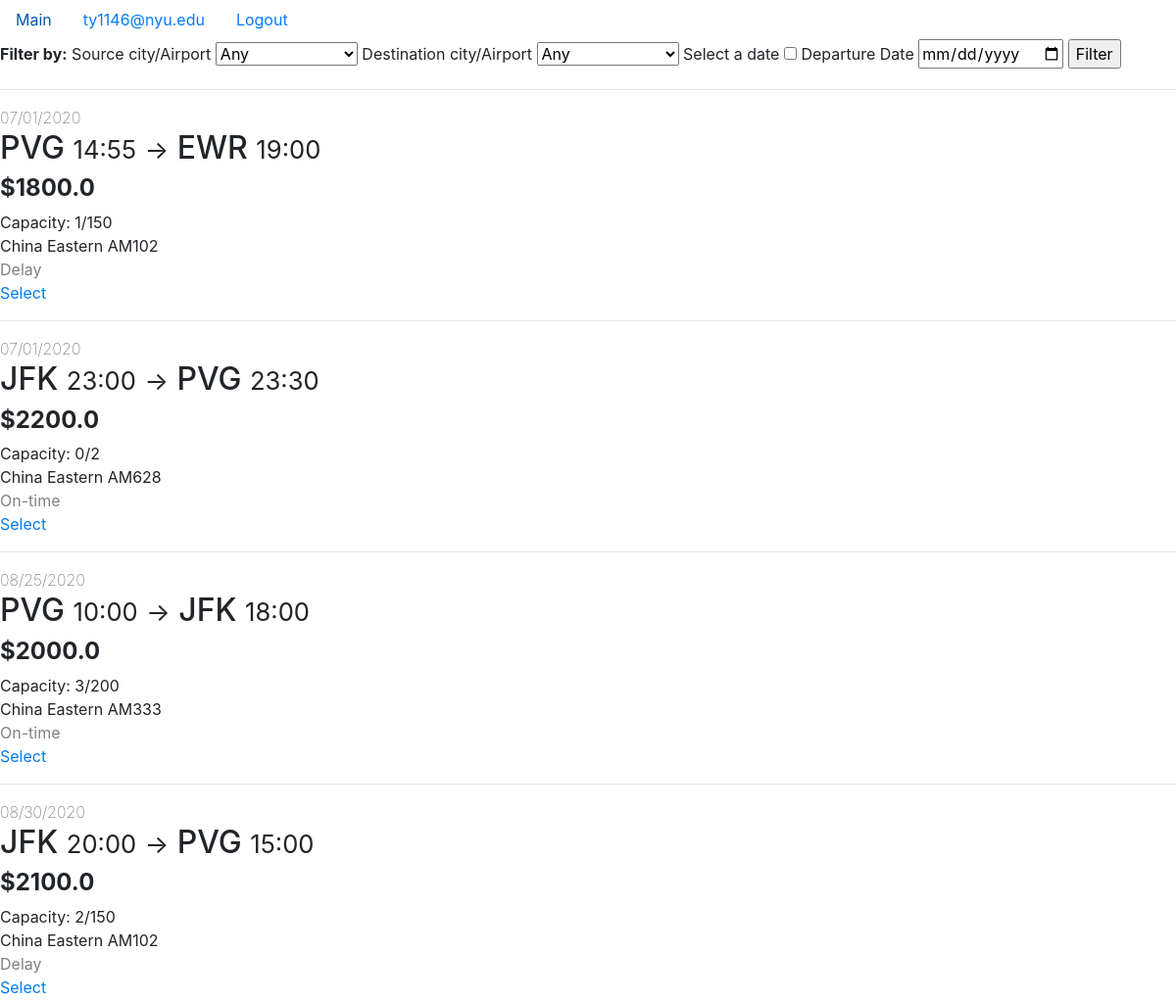
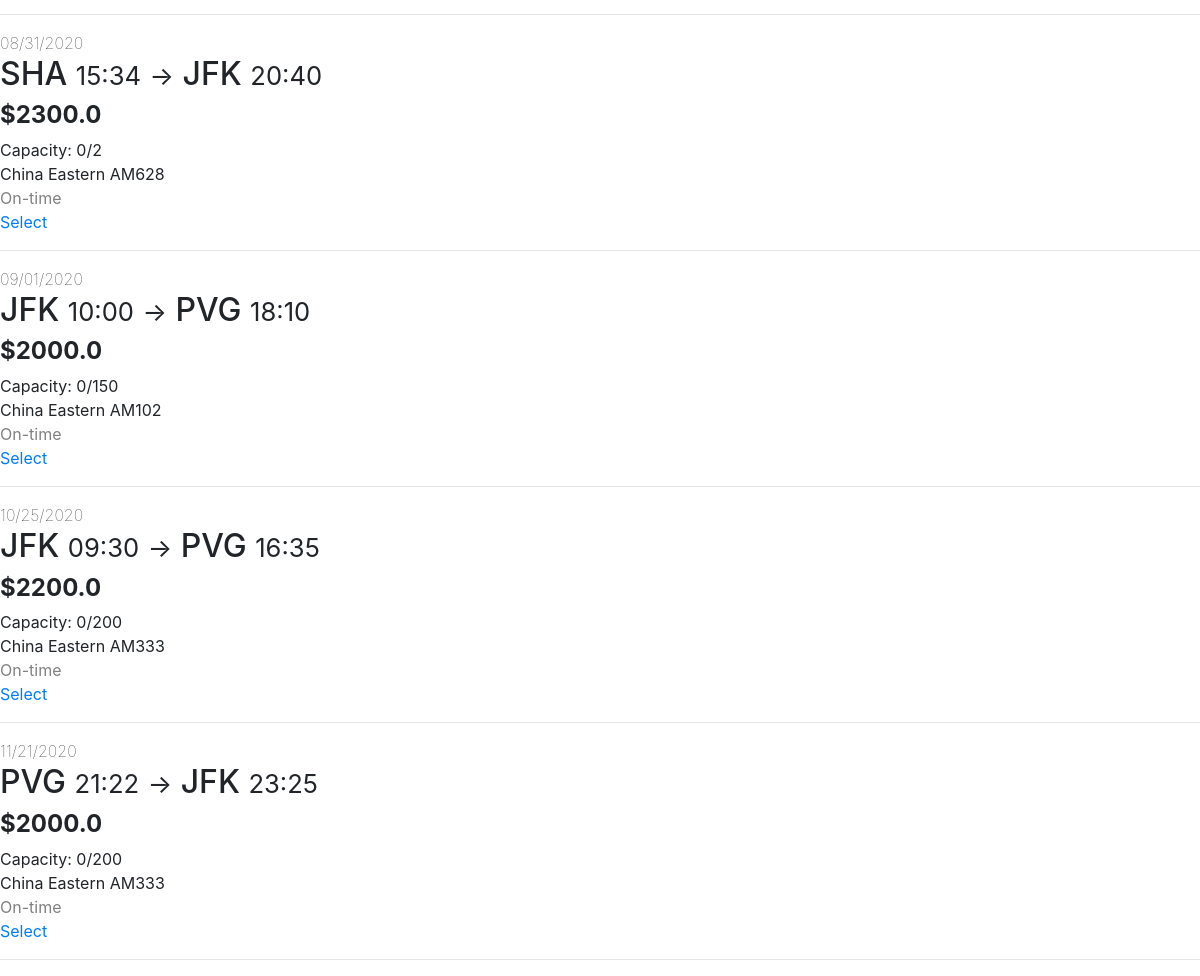
Screenshot of / (signed in) with the database file from the repository (2 pictures, top to bottom).
### app/models.py (models this page shows)
class Customer(db.Model, UserMixin):
    email = db.Column(db.String(120), primary_key=True)
    password = db.Column(db.String(60), nullable=False)
    name = db.Column(db.String(100), nullable=False)
    building = db.Column(db.String(20), nullable=False)
    street = db.Column(db.String(20), nullable=False)
    city = db.Column(db.String(20), nullable=False)
    state = db.Column(db.String(20), nullable=False)
    phone = db.Column(db.String(20), nullable=False)
    passport_number = db.Column(db.String(20),nullable=False)
    passport_expire = db.Column(db.Date, nullable=False)
    passport_country = db.Column(db.String(20), nullable=False)
    date_of_birth = db.Column(db.Date, nullable=False)
    tickets = db.relationship("Ticket", backref="customer", lazy=True)
    def get_id(self):
        return self.email
    def get_user_type(self):
        return "Customer"

class Flight(db.Model):
    flight_num = db.Column(db.String(5), primary_key=True)
    depart_datetime = db.Column(db.DateTime, primary_key=True)
    airline_name = db.Column(db.String(20),
                             db.ForeignKey("airplane.airline_name"),
                             primary_key=True)
    depart_airport = db.Column(db.String(20),
                               db.ForeignKey("airport.name"),
                               nullable=False)
    arrival_datetime = db.Column(db.DateTime, nullable=False)
    arrival_airport = db.Column(db.String(20),
                                db.ForeignKey("airport.name"),
                                nullable=False)
    base_price = db.Column(db.Integer, nullable=False)
    airplane_id = db.Column(db.String(5),
                            db.ForeignKey("airplane.id"),
                            nullable=False)
    status = db.Column(db.String(10), nullable=False)
    tickets = db.relationship("Ticket",
                              backref="flight",
                              lazy=True,
                              primaryjoin='''and_(Flight.flight_num==Ticket.flight_num,
                                            Flight.depart_datetime==Ticket.depart_datetime,
                                            Flight.airline_name==Ticket.airline_name)''')
    def get_num_tickets(self):
        return len(self.tickets)
    def get_current_price(self):
        if (self.get_num_tickets() / self.airplane.num_seat > 0.7):
            return round(self.base_price * 1.2, 2)
        else:
            return float(self.base_price)

class Airplane(db.Model):
    id = db.Column(db.String(5), primary_key=True)
    airline_name = db.Column(db.String(20),
                             db.ForeignKey("airline.name"),
                             primary_key=True)
    num_seat = db.Column(db.Integer, nullable=False)
    flights = db.relationship("Flight",
                              backref="airplane",
                              lazy=True,
                              primaryjoin='''and_(Airplane.id==Flight.airplane_id,
                                            Airplane.airline_name==Flight.airline_name)''')

### app/routes.py (the view)
@app.route("/", methods=["GET", "POST"])
def home():
    form = FilterForm()
    airports = Airport.query.order_by(Airport.city).all()
    choices = [("any", "Any")]\
              + [(airport.name, "%s/%s" % (airport.city, airport.name)) for airport in airports]
    form.source_city_airport.choices = choices
    form.dest_city_airport.choices = choices
    flights = Flight.query.filter(
        Flight.depart_datetime >= datetime.datetime.today()
    ).order_by(Flight.depart_datetime)
    flights = filter_form_processor(form, flights)
    return render_template("home.html",
                           flights=flights.all(),
                           form=form,
                           template_for_select="select_for_home.html")

### app/forms.py (shortened to what this page needs)
class FilterForm(FlaskForm):
    source_city_airport = SelectField("Source city/Airport",
                                      validators=[DataRequired()])
    dest_city_airport = SelectField("Destination city/Airport",
                                    validators=[DataRequired()])
    gonna_filter_date = BooleanField("Select a date")
    depart_date = DateField("Departure Date")
    submit = SubmitField("Filter")
    def same_airports(self):
        if (self.source_city_airport.data == self.dest_city_airport.data
            and self.source_city_airport.data != "any"
            and self.source_city_airport.data is not None):
            return True
        else:
            return False

### app/models.py (called while the page is built)
@login_manager.user_loader
def load_user(user_id):
    result = Staff.query.get(user_id)
    if (result is None):
        return Customer.query.get(user_id)
    else:
        return result

### app/routes.py (called while the page is built, shortened)
def filter_form_processor(form, flights):
    if (form.same_airports()):
        form.source_city_airport.data = "any"
        form.dest_city_airport.data = "any"
        flash(f"Cannot have same source airport and destination airport.")
    if (form.gonna_filter_date.data and not form.is_future_depart_date()):
        form.depart_date.data = None
        flash(f"Departure date must at least be today.")
    return flights

### app/templates/home.html
{% extends "layout.html" %}
{% block content %}
    {% include "flight_filter.html" %}
    {% include "flight_list.html" %}
{% endblock content %}

### app/templates/layout.html (shortened to what this page needs)
<!DOCTYPE html>
<html lang="en">
<head>
    <link rel="stylesheet" href="https://stackpath.bootstrapcdn.com/bootstrap/4.4.1/css/bootstrap.min.css">
    <link rel="stylesheet" href="https://cdnjs.cloudflare.com/ajax/libs/Chart.js/2.9.3/Chart.min.css" />
</head>
<body>
    <ul class="nav">
        <li class="nav-item">
            <a class="nav-link" href="{{ url_for('home') }}">Main</a>
        </li>
        {% if current_user.is_authenticated %}
            <li class="nav-item">
                {% if current_user.get_user_type() == "Customer" %}
                    <a class="nav-link" href="{{ url_for('customer_future_flights') }}">{{ current_user.get_id() }}</a>
                {% else %}
                    <a class="nav-link" href="{{ url_for('staff_flights') }}">{{ current_user.get_id() }}</a>
                {% endif %}
            </li>
            <li class="nav-item">
                <a class="nav-link" href="{{ url_for('logout') }}">Logout</a>
            </li>
        {% endif %}
    </ul>
    {% block content %}{% endblock %}
</body>
</html>

### app/templates/flight_list.html (shortened to what this page needs)
{% for flight in flights %}
    <div>
        <span style="font-weight:lighter">{{ flight.depart_datetime.strftime("%m/%d/%Y") }}</span><br>
        <h2>
            {{ flight.depart_airport }}
            <small>{{ flight.depart_datetime.strftime("%H:%M") }}</small>
            <small>-></small>
            {{ flight.arrival_airport }}
            <small>{{ flight.arrival_datetime.strftime("%H:%M") }}</small>
        </h2>
        <h4 style="font-weight: bold;">
            ${{ flight.get_current_price() }}
        </h4>
        <span>Capacity: <span stype="font-weight:lighter">{{ flight.get_num_tickets() }}/{{ flight.airplane.num_seat }}</span></span><br>
        <span>{{ flight.airline_name }} {{ flight.airplane_id }}</span><br>
        <span style="color:gray">{{ flight.status }}</span><br>
        {% include template_for_select %}
    </div>
    <hr>
{% endfor %}

### app/templates/select_for_home.html
<a href="{{ url_for('return_trip_choosing',
                    depart_flight_num=flight.flight_num,
                    depart_datetime=flight.depart_datetime,
                    depart_airline_name=flight.airline_name) }}">
    Select
</a>

### rows the page displays
Customer: get_id "ty1146@nyu.edu"
Flight: depart_datetime "07/01/2020", depart_airport "PVG", depart_datetime "14:55", arrival_airport "EWR", arrival_datetime "19:00", get_current_price "1800.0", get_num_tickets "1", airplane.num_seat "150", airline_name "China Eastern", airplane_id "AM102", status "Delay"
Flight: depart_datetime "07/01/2020", depart_airport "JFK", depart_datetime "23:00", arrival_airport "PVG", arrival_datetime "23:30", get_current_price "2200.0", get_num_tickets "0", airplane.num_seat "2", airline_name "China Eastern", airplane_id "AM628", status "On-time"
Flight: depart_datetime "08/25/2020", depart_airport "PVG", depart_datetime "10:00", arrival_airport "JFK", arrival_datetime "18:00", get_current_price "2000.0", get_num_tickets "3", airplane.num_seat "200", airline_name "China Eastern", airplane_id "AM333", status "On-time"
Flight: depart_datetime "08/30/2020", depart_airport "JFK", depart_datetime "20:00", arrival_airport "PVG", arrival_datetime "15:00", get_current_price "2100.0", get_num_tickets "2", airplane.num_seat "150", airline_name "China Eastern", airplane_id "AM102", status "Delay"
Flight: depart_datetime "08/31/2020", depart_airport "SHA", depart_datetime "15:34", arrival_airport "JFK", arrival_datetime "20:40", get_current_price "2300.0", get_num_tickets "0", airplane.num_seat "2", airline_name "China Eastern", airplane_id "AM628", status "On-time"
Flight: depart_datetime "09/01/2020", depart_airport "JFK", depart_datetime "10:00", arrival_airport "PVG", arrival_datetime "18:10", get_current_price "2000.0", get_num_tickets "0", airplane.num_seat "150", airline_name "China Eastern", airplane_id "AM102", status "On-time"
Flight: depart_datetime "10/25/2020", depart_airport "JFK", depart_datetime "09:30", arrival_airport "PVG", arrival_datetime "16:35", get_current_price "2200.0", get_num_tickets "0", airplane.num_seat "200", airline_name "China Eastern", airplane_id "AM333", status "On-time"
Flight: depart_datetime "11/21/2020", depart_airport "PVG", depart_datetime "21:22", arrival_airport "JFK", arrival_datetime "23:25", get_current_price "2000.0", get_num_tickets "0", airplane.num_seat "200", airline_name "China Eastern", airplane_id "AM333", status "On-time"
